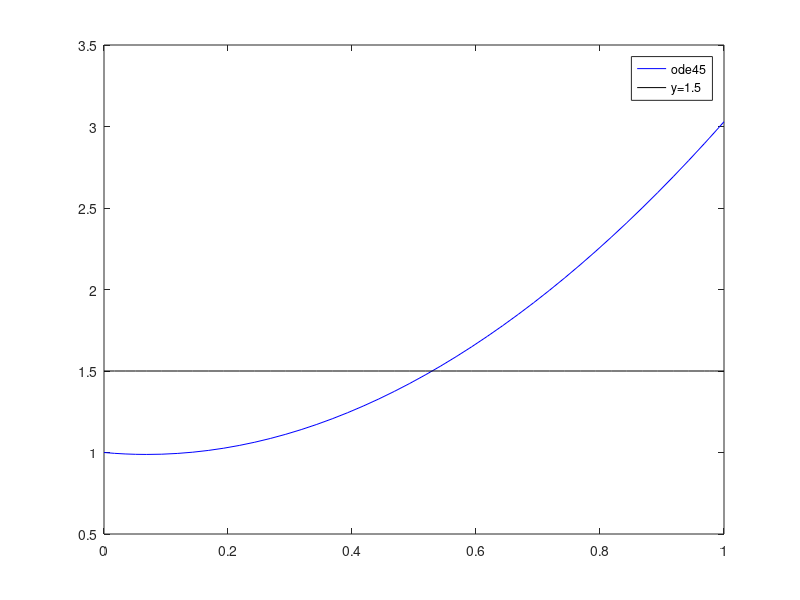

Recreate this plot in MATLAB.
function ej71est

f = @(t,y) (10*t - log(y+1))*.5;

close all
% Ode45

[tt,yy] = ode45 (f,[0,1], 1);

y15 = 1.5*ones(size(tt));
plot(tt,yy,'b', tt,y15,'k')

hold on

% f1 =@(t) interp1 (tt,yy,t);

finterp = @(t) interp1 (tt,yy,t) - 1.5;
sol = fzero (finterp,0.5);
disp (sol)

% plot(sol,finterp(sol),'.r','MarkerSize',10)

legend ('ode45', 'y=1.5', 'Location', 'Best')
shg